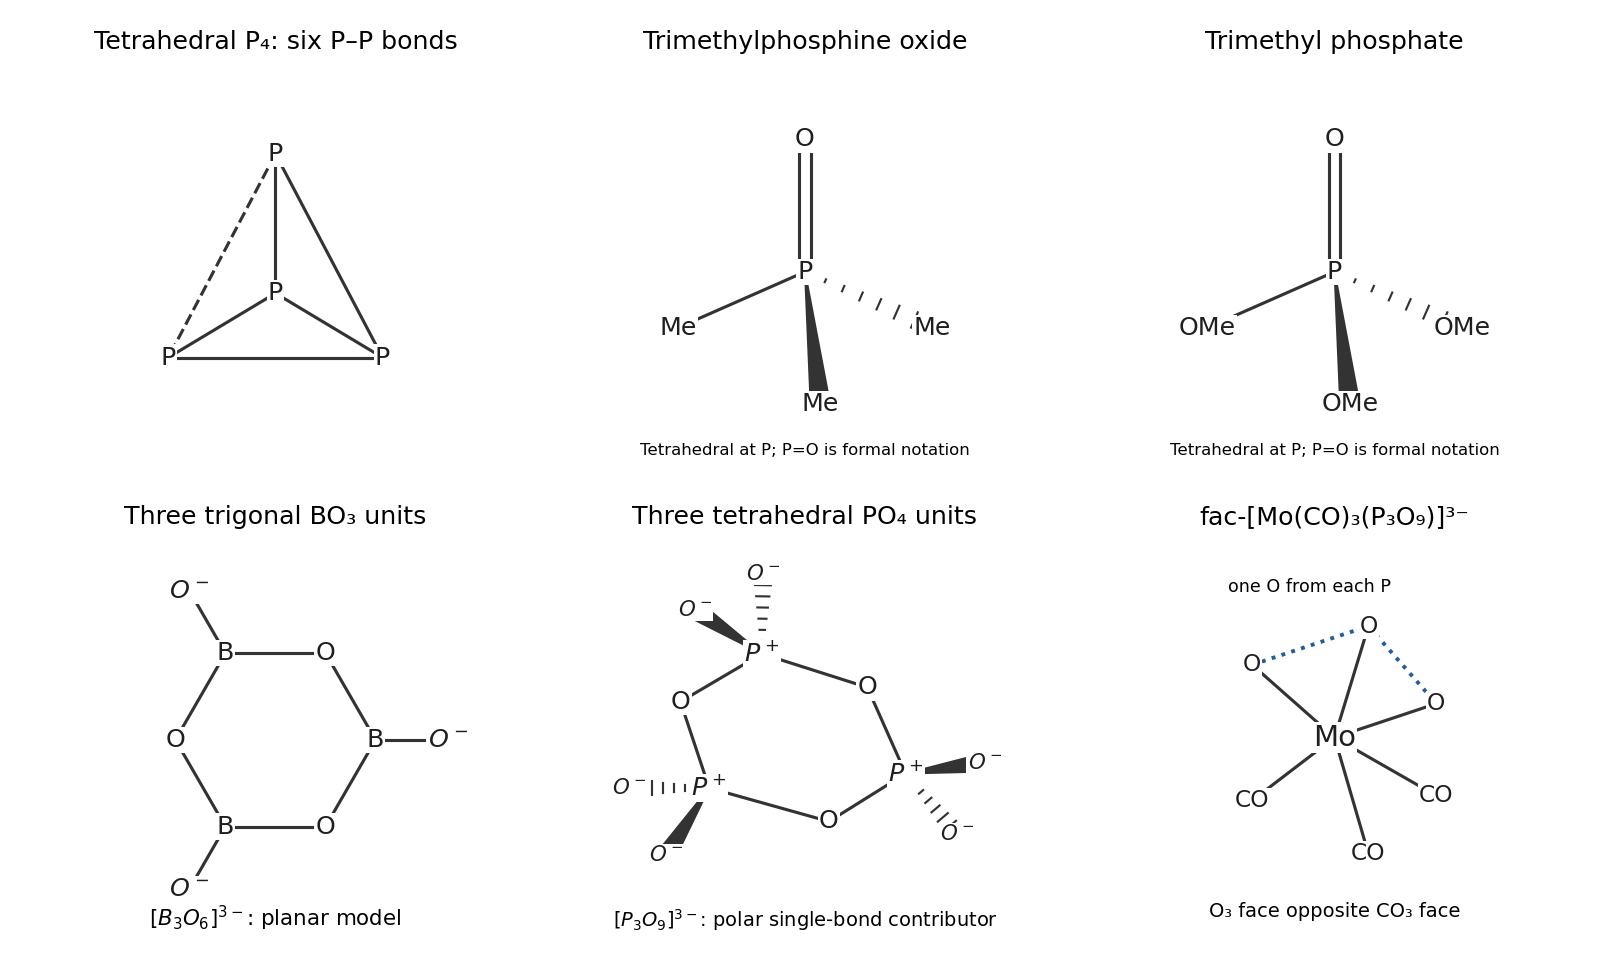

Write the Python code that produced this figure.
"""Original solution diagram; Python 3.14, numpy and matplotlib.
Write the PNG basename to the current working directory (Make supplies _media).
"""
from pathlib import Path
import sys
sys.path.insert(0, str(Path(__file__).resolve().parents[2]))
import matplotlib
matplotlib.use('Agg')
import matplotlib.pyplot as plt
import numpy as np
from tools.chemistry_diagram import bond, atom, ring, wedge, flow, finish, save

fig,axs=plt.subplots(2,3,figsize=(11.5,7))
a=axs[0,0];pts=[(-1,-.7),(1,-.7),(0,1.2),(0,-.1)]
for i in range(4):
 for j in range(i):bond(a,pts[i],pts[j],style='dashed' if set([i,j])==set([0,2]) else 'solid')
for p in pts:atom(a,p,'P')
finish(a,(-2,2),(-1.8,2),'Tetrahedral P₄: six P–P bonds')
for a,R,title in [(axs[0,1],'Me','Trimethylphosphine oxide'),(axs[0,2],'OMe','Trimethyl phosphate')]:
 P=(0,0);atom(a,P,'P');bond(a,P,(0,1.3),2);atom(a,(0,1.3),'O')
 for p,front in [((-1.25,-.55),None),((.15,-1.3),True),((1.25,-.55),False)]:
  if front is None:bond(a,P,p)
  else:wedge(a,P,p,front)
  atom(a,p,R)
 a.text(0,-1.8,'Tetrahedral at P; P=O is formal notation',ha='center',fontsize=8.5)
 finish(a,(-2,2),(-2,2),title)
a=axs[1,0];th=np.arange(6)*np.pi/3;pts=np.c_[1.02*np.cos(th),1.02*np.sin(th)];ring(a,pts)
for i,p in enumerate(pts):
 atom(a,p,'B' if i%2==0 else 'O')
 if i%2==0:
  q=1.72*p;bond(a,p,q);atom(a,q,r'$O^-$')
a.text(0,-1.9,r'$[B_3O_6]^{3-}$: planar model',ha='center',fontsize=11)
finish(a,(-2.2,2.2),(-2.15,2),'Three trigonal BO₃ units')
a=axs[1,1];pts=[(-1,-.55),(-1.3,.35),(-.45,.85),(.65,.5),(1.05,-.4),(.25,-.9)];ring(a,pts)
for i,p in enumerate(pts):
 atom(a,p,r'$P^+$' if i%2==0 else 'O')
 if i%2==0:
  p=np.array(p);v=p/(np.linalg.norm(p) or 1);normal=np.array([-v[1],v[0]])
  for v2,text,front in [(v+.55*normal,r'$O^-$',True),(v-.55*normal,r'$O^-$',False)]:
   q=p+.73*v2;wedge(a,p,q,front);atom(a,q,text,size=11)
a.text(0,-2,r'$[P_3O_9]^{3-}$: polar single-bond contributor',ha='center',fontsize=10)
finish(a,(-2.3,2.3),(-2.25,2),'Three tetrahedral PO₄ units')
a=axs[1,2];atom(a,(0,0),'Mo',size=15)
for p,t in [((-.85,.75),'O'),((.35,1.15),'O'),((1.05,.35),'O'),((-.85,-.65),'CO'),((.35,-1.2),'CO'),((1.05,-.6),'CO')]:bond(a,(0,0),p);atom(a,p,t,size=12)
a.plot([-.85,.35,1.05],[.75,1.15,.35],ls=':',color='#245c9f',lw=2);a.text(-1.1,1.5,'one O from each P',fontsize=9);a.text(0,-1.85,'O₃ face opposite CO₃ face',ha='center',fontsize=10)
finish(a,(-2,2),(-2.2,2),'fac-[Mo(CO)₃(P₃O₉)]³⁻')
fig.tight_layout(pad=1.5);save(fig,'paper-2-main-group.png')
